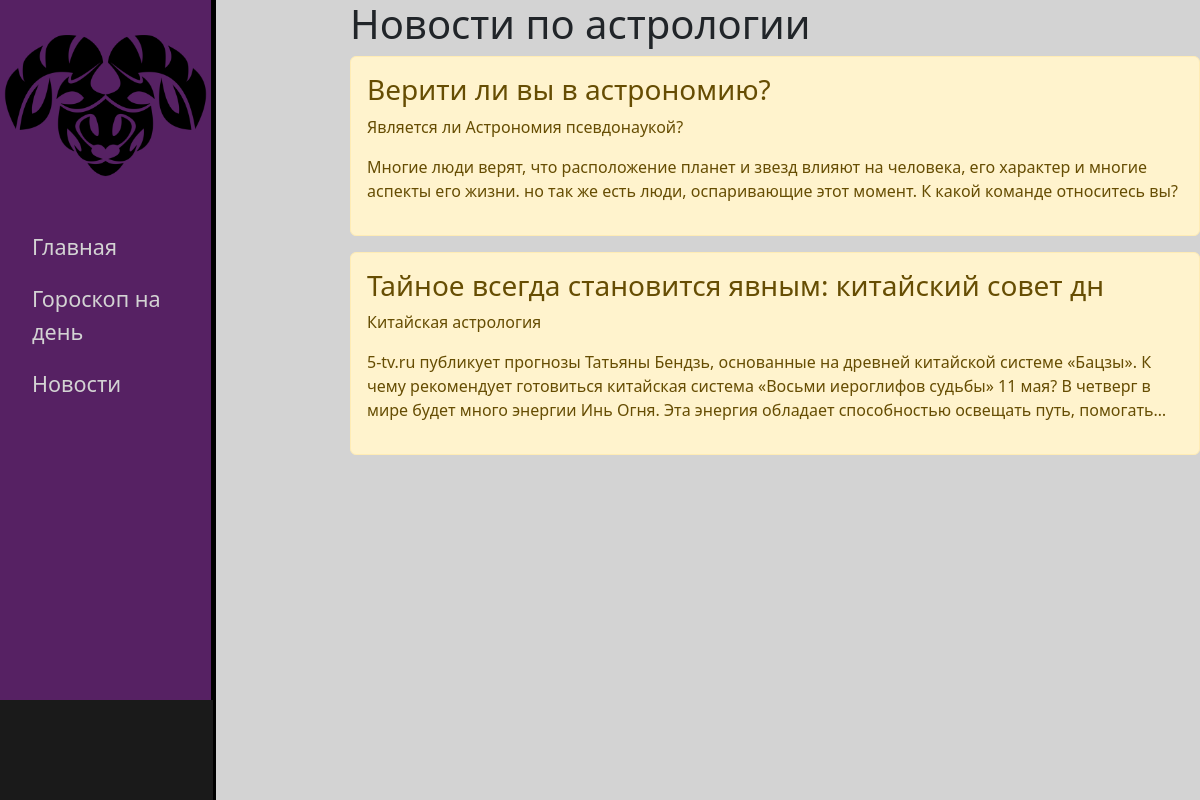
Page /news on the committed database.
### main/models.py (models this page shows, shortened)
class Artiles(models.Model):
    title = models.CharField('Название', max_length=50)
    anons = models.CharField('Анонс', max_length=250)
    full_text = models.TextField('Статья')
    date = models.DateTimeField('Дата и Время')
    class Meta:
        verbose_name = 'Новость'
        verbose_name_plural = 'Нововсти'

### main/views.py (the view)
# urls.py: path('news', views.news, name='news')
def news(request):
    newsS = Artiles.objects.all()
    return render(request, 'main/news.html', {'newsS': newsS})

### main/templates/main/news.html (shortened to what this page needs)
{% extends 'main/layout.html' %}
{% block content %}
    <div class = "features">
            <h1>Новости по астрологии</h1>
            {% for el in newsS %}
                <div class="alert alert-warning">
                    <h3>{{ el.title }}</h3>
                    <p>{{ el.anons }}</p>
                    <p class="ptext">{{ el.full_text }}</p>
                </div>
            {% endfor %}
        </div>
{% endblock %}

### main/static/main/css/mainpage.css (style rules this page uses)
body { background: lightgray; }
.features { margin-left: 350px; }
.ptext { overflow: hidden; display: -webkit-box; -webkit-box-orient: vertical; -webkit-line-clamp: 3; }

### rows in the picture
Artiles: title "Верити ли вы в астрономию?", anons "Является ли Астрономия псевдонаукой?", full_text "Многие люди верят, что расположение планет и звезд влияют на человека, его характер и многие аспекты его жизни. но так же есть люди, оспаривающие этот момент. К какой команде относитесь вы?"
Artiles: title "Тайное всегда становится явным: китайский совет дн", anons "Китайская астрология", full_text "5-tv.ru публикует прогнозы Татьяны Бендзь, основанные на древней китайской системе «Бацзы». К чему рекомендует готовиться китайская система «Восьми иероглифов судьбы» 11 мая? В четверг в мире будет много энергии Инь Огня. Эта энергия обладает способностью освещать путь,…"
